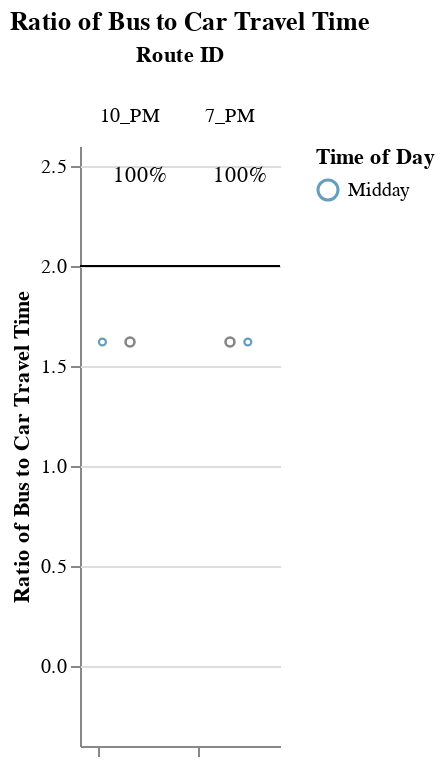
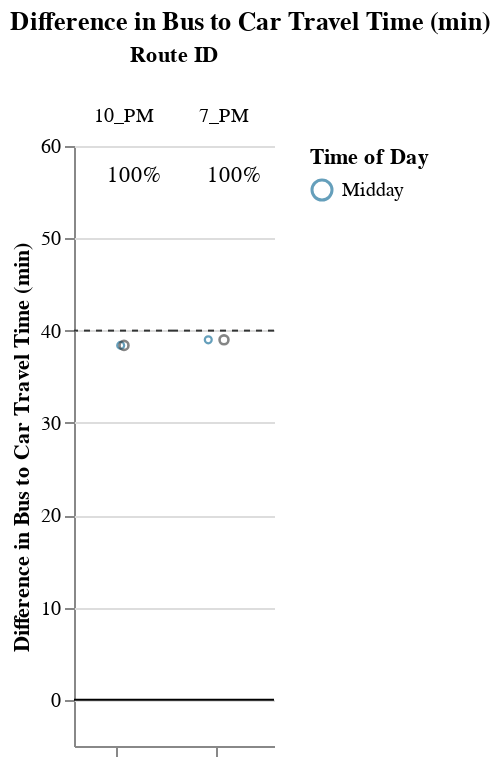

The notebook cell these images were saved under, in order:
### Markdown cell above
### Long Routes (> 1.5 hrs)

### Code cell
route_group = "long"
try:
    display_charts_for_route_group(df, route_group)
except:
    print("No routes meet this criteria.")

### Figure 1 — Vega-Lite specification as saved in the notebook (floating-point values rounded to 4 significant figures)
{"config": {"view": {"continuousWidth": 400, "continuousHeight": 300, "stroke": null}, "facet": {"spacing": 0}}, "data": {"name": "data-d382d2d0ac3277602b30045bc2c54e02"}, "facet": {"column": {"field": "route_id", "sort": ["10_PM", "7_PM"], "title": "Route ID", "type": "nominal"}}, "spec": {"layer": [{"mark": "rule", "encoding": {"color": {"value": "black"}, "y": {"field": "cutoff", "type": "quantitative"}}, "selection": {"selector005": {"type": "interval", "bind": "scales", "encodings": ["x", "y"]}}}, {"mark": {"type": "point", "opacity": 0.65, "size": 12, "strokeWidth": 1.1}, "encoding": {"color": {"field": "time_of_day", "scale": {"range": ["#136C97", "#E16B26", "#F6BF16", "#00896B", "#7790A3", "#5B559C"]}, "sort": ["AM Peak", "Midday", "PM Peak", "Owl Service"], "title": "Time of Day", "type": "nominal"}, "tooltip": [{"field": "route_id", "type": "nominal"}, {"field": "trip_id", "type": "nominal"}, {"field": "service_hours", "type": "quantitative"}, {"field": "car_duration_hours", "type": "quantitative"}, {"field": "bus_multiplier", "type": "quantitative"}, {"field": "bus_difference", "type": "quantitative"}, {"field": "num_trips", "type": "quantitative"}, {"field": "num_competitive", "type": "quantitative"}, {"field": "pct_trips_competitive", "type": "quantitative"}, {"field": "p25", "type": "quantitative"}, {"field": "p50", "type": "quantitative"}, {"field": "p75", "type": "quantitative"}], "x": {"axis": {"grid": false, "labels": false, "ticks": true, "values": [0]}, "field": "jitter", "scale": {}, "title": null, "type": "quantitative"}, "y": {"field": "bus_multiplier", "scale": {"domain": [-0.25, 2.5]}, "title": "Ratio of Bus to Car Travel Time", "type": "quantitative"}}, "transform": [{"calculate": "sqrt(-2*log(random()))*cos(2*PI*random())", "as": "jitter"}], "width": 50}, {"layer": [{"mark": {"type": "point", "opacity": 0.6, "size": 20, "strokeWidth": 1.3}, "encoding": {"color": {"value": "#323434"}, "y": {"field": "bus_multiplier", "type": "quantitative"}}, "transform": [{"filter": "(datum.p50_trip === 1)"}]}, {"mark": {"type": "text", "align": "center", "baseline": "middle"}, "encoding": {"color": {"value": "black"}, "text": {"field": "pct_trips_competitive", "format": ".0%", "type": "quantitative"}, "tooltip": [{"field": "route_id", "type": "nominal"}, {"field": "trip_id", "type": "nominal"}, {"field": "service_hours", "type": "quantitative"}, {"field": "car_duration_hours", "type": "quantitative"}, {"field": "bus_multiplier", "type": "quantitative"}, {"field": "bus_difference", "type": "quantitative"}, {"field": "num_trips", "type": "quantitative"}, {"field": "num_competitive", "type": "quantitative"}, {"field": "pct_trips_competitive", "type": "quantitative"}, {"field": "p25", "type": "quantitative"}, {"field": "p50", "type": "quantitative"}, {"field": "p75", "type": "quantitative"}], "x": {"value": 30}, "y": {"value": 15}}, "transform": [{"calculate": "sqrt(-2*log(random()))*cos(2*PI*random())", "as": "jitter"}, {"filter": "(datum.fastest_trip === 1)"}]}]}]}, "resolve": {"scale": {"y": "shared"}}, "title": "Ratio of Bus to Car Travel Time", "$schema": "https://vega.github.io/schema/vega-lite/v4.17.0.json", "datasets": {"data-d382d2d0ac3277602b30045bc2c54e02": [{"calitp_itp_id": 271, "trip_key": -803357149491519151, "trip_id": "936512", "shape_id": "38256", "route_id": "10_PM", "service_hours": 1.67, "trip_first_departure_ts": 59820, "trip_last_arrival_ts": 65820, "departure_hour": 16, "time_of_day": "Midday", "p25": 1.67, "p50": 1.67, "p75": 1.67, "p50_trip": 1, "fastest_trip": 1, "car_duration_hours": 1.03, "competitive_route": 1, "bus_multiplier": 1.62, "bus_difference": 38.4, "num_trips": 1, "num_competitive": 1, "pct_trips_competitive": 1.0, "bus_difference_spread": 0.0, "route_group": "long", "max_trip_hrs": 1.67, "max_trip_route_group": 2.05, "name": "City of Roseville", "caltrans_district": "03 - Marysville", "drmt_organization_name": null, "cutoff2": 40, "cutoff": 2}, {"calitp_itp_id": 271, "trip_key": -116889362618023594, "trip_id": "936536", "shape_id": "38269", "route_id": "7_PM", "service_hours": 1.7, "trip_first_departure_ts": 57000, "trip_last_arrival_ts": 63120, "departure_hour": 15, "time_of_day": "Midday", "p25": 1.7, "p50": 1.7, "p75": 1.7, "p50_trip": 1, "fastest_trip": 1, "car_duration_hours": 1.05, "competitive_route": 1, "bus_multiplier": 1.62, "bus_difference": 39.0, "num_trips": 1, "num_competitive": 1, "pct_trips_competitive": 1.0, "bus_difference_spread": 0.0, "route_group": "long", "max_trip_hrs": 1.7, "max_trip_route_group": 2.05, "name": "City of Roseville", "caltrans_district": "03 - Marysville", "drmt_organization_name": null, "cutoff2": 40, "cutoff": 2}]}}

### Figure 2 — Vega-Lite specification as saved in the notebook (floating-point values rounded to 4 significant figures)
{"config": {"view": {"continuousWidth": 400, "continuousHeight": 300, "stroke": null}, "facet": {"spacing": 0}}, "data": {"name": "data-5fca81e23e651a3a5e98079c9a7ce186"}, "facet": {"column": {"field": "route_id", "sort": ["10_PM", "7_PM"], "title": "Route ID", "type": "nominal"}}, "spec": {"layer": [{"mark": "rule", "encoding": {"color": {"value": "black"}, "y": {"field": "cutoff", "type": "quantitative"}}, "selection": {"selector006": {"type": "interval", "bind": "scales", "encodings": ["x", "y"]}}}, {"mark": {"type": "rule", "strokeDash": [3, 3]}, "encoding": {"color": {"value": "#323434"}, "y": {"field": "cutoff2", "type": "quantitative"}}}, {"mark": {"type": "point", "opacity": 0.65, "size": 12, "strokeWidth": 1.1}, "encoding": {"color": {"field": "time_of_day", "scale": {"range": ["#136C97", "#E16B26", "#F6BF16", "#00896B", "#7790A3", "#5B559C"]}, "sort": ["AM Peak", "Midday", "PM Peak", "Owl Service"], "title": "Time of Day", "type": "nominal"}, "tooltip": [{"field": "route_id", "type": "nominal"}, {"field": "trip_id", "type": "nominal"}, {"field": "service_hours", "type": "quantitative"}, {"field": "car_duration_hours", "type": "quantitative"}, {"field": "bus_multiplier", "type": "quantitative"}, {"field": "bus_difference", "type": "quantitative"}, {"field": "num_trips", "type": "quantitative"}, {"field": "num_competitive", "type": "quantitative"}, {"field": "pct_trips_competitive", "type": "quantitative"}, {"field": "p25", "type": "quantitative"}, {"field": "p50", "type": "quantitative"}, {"field": "p75", "type": "quantitative"}], "x": {"axis": {"grid": false, "labels": false, "ticks": true, "values": [0]}, "field": "jitter", "scale": {}, "title": null, "type": "quantitative"}, "y": {"field": "bus_difference", "scale": {"domain": [-5, 57.6]}, "title": "Difference in Bus to Car Travel Time (min)", "type": "quantitative"}}, "transform": [{"calculate": "sqrt(-2*log(random()))*cos(2*PI*random())", "as": "jitter"}], "width": 50}, {"layer": [{"mark": {"type": "point", "opacity": 0.6, "size": 20, "strokeWidth": 1.3}, "encoding": {"color": {"value": "#323434"}, "y": {"field": "bus_difference", "type": "quantitative"}}, "transform": [{"filter": "(datum.p50_trip === 1)"}]}, {"mark": {"type": "text", "align": "center", "baseline": "middle"}, "encoding": {"color": {"value": "black"}, "text": {"field": "pct_trips_competitive", "format": ".0%", "type": "quantitative"}, "tooltip": [{"field": "route_id", "type": "nominal"}, {"field": "trip_id", "type": "nominal"}, {"field": "service_hours", "type": "quantitative"}, {"field": "car_duration_hours", "type": "quantitative"}, {"field": "bus_multiplier", "type": "quantitative"}, {"field": "bus_difference", "type": "quantitative"}, {"field": "num_trips", "type": "quantitative"}, {"field": "num_competitive", "type": "quantitative"}, {"field": "pct_trips_competitive", "type": "quantitative"}, {"field": "p25", "type": "quantitative"}, {"field": "p50", "type": "quantitative"}, {"field": "p75", "type": "quantitative"}], "x": {"value": 30}, "y": {"value": 15}}, "transform": [{"calculate": "sqrt(-2*log(random()))*cos(2*PI*random())", "as": "jitter"}, {"filter": "(datum.fastest_trip === 1)"}]}]}]}, "resolve": {"scale": {"y": "shared"}}, "title": "Difference in Bus to Car Travel Time (min)", "$schema": "https://vega.github.io/schema/vega-lite/v4.17.0.json", "datasets": {"data-5fca81e23e651a3a5e98079c9a7ce186": [{"calitp_itp_id": 271, "trip_key": -803357149491519151, "trip_id": "936512", "shape_id": "38256", "route_id": "10_PM", "service_hours": 1.67, "trip_first_departure_ts": 59820, "trip_last_arrival_ts": 65820, "departure_hour": 16, "time_of_day": "Midday", "p25": 1.67, "p50": 1.67, "p75": 1.67, "p50_trip": 1, "fastest_trip": 1, "car_duration_hours": 1.03, "competitive_route": 1, "bus_multiplier": 1.62, "bus_difference": 38.4, "num_trips": 1, "num_competitive": 1, "pct_trips_competitive": 1.0, "bus_difference_spread": 0.0, "route_group": "long", "max_trip_hrs": 1.67, "max_trip_route_group": 2.05, "name": "City of Roseville", "caltrans_district": "03 - Marysville", "drmt_organization_name": null, "cutoff2": 40, "cutoff": 0}, {"calitp_itp_id": 271, "trip_key": -116889362618023594, "trip_id": "936536", "shape_id": "38269", "route_id": "7_PM", "service_hours": 1.7, "trip_first_departure_ts": 57000, "trip_last_arrival_ts": 63120, "departure_hour": 15, "time_of_day": "Midday", "p25": 1.7, "p50": 1.7, "p75": 1.7, "p50_trip": 1, "fastest_trip": 1, "car_duration_hours": 1.05, "competitive_route": 1, "bus_multiplier": 1.62, "bus_difference": 39.0, "num_trips": 1, "num_competitive": 1, "pct_trips_competitive": 1.0, "bus_difference_spread": 0.0, "route_group": "long", "max_trip_hrs": 1.7, "max_trip_route_group": 2.05, "name": "City of Roseville", "caltrans_district": "03 - Marysville", "drmt_organization_name": null, "cutoff2": 40, "cutoff": 0}]}}
